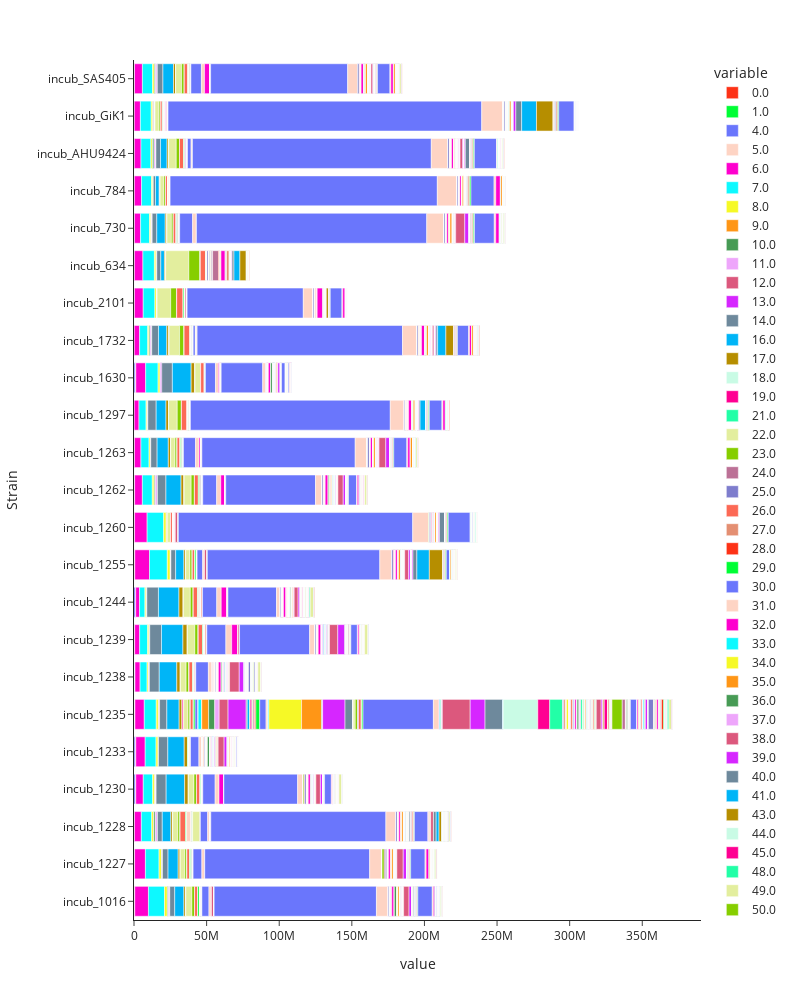

The code cell stored with this chart in its notebook:
### Markdown cell above
### 2) create the fingerprints

### Code cell
#Plot the treated data for the incubations
df_plot =pd.read_csv(final_path+experiment+'_incub_df_to_plot.csv')
df_plot.drop(['Unnamed: 0'], axis=1, inplace=True)

#create and write fig
fig = px.bar(df_plot, y="Strain", x=df_plot.columns[1:], 
                orientation="h", template="simple_white", 
                width=800, height=1000, color_discrete_sequence=px.colors.qualitative.Light24)
fig.write_html(final_path+'Fingerprint_incub_treated.html')
#fig.write_image(final_path+'Fingerprint_incub_treated.png', engine="kaleido")
fig.show()
